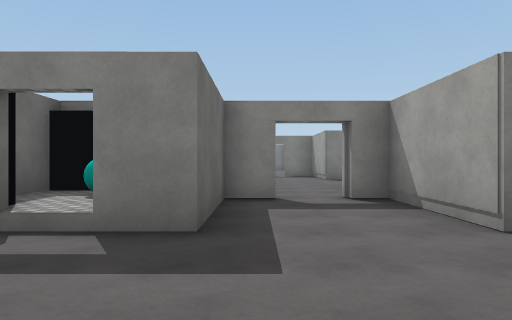
view 1 (above)

24 first-person views from a walk through a Unity game level. The camera is 1.3 m above the floor, looks level and sees 70° across. The floor is counted in squares, 2 m on a side. Each view is taken from the middle of a square. On the plan, view 1 faces up. The plan holds only what a view shows up to about 11 squares ahead; the rest is blank. The place goes on beyond the plan. The player is left out. Surface patterns are stand-ins for the level's own textures.

view 2
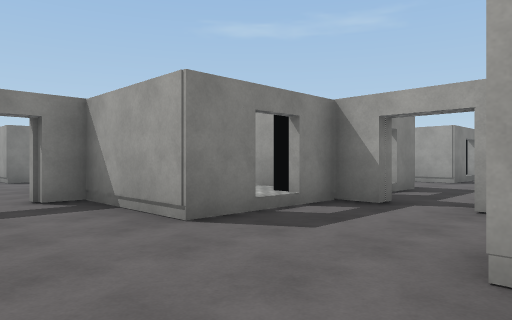

view 3
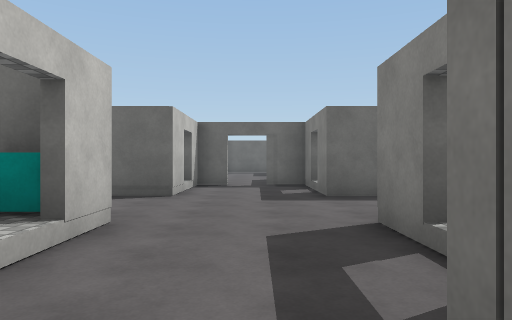

view 4
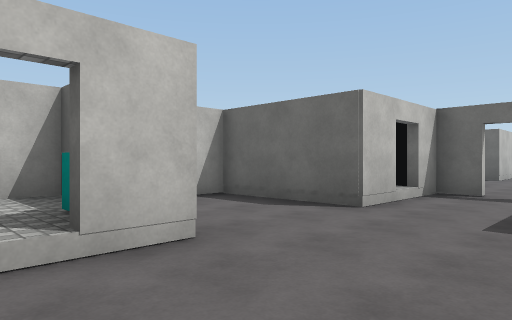

view 5
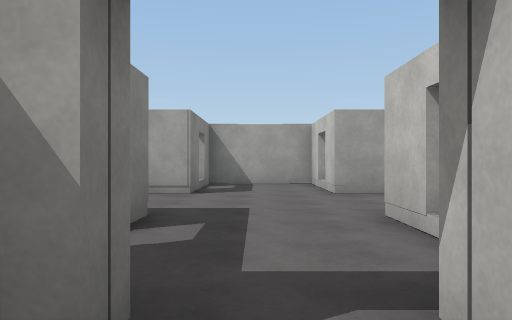

view 6
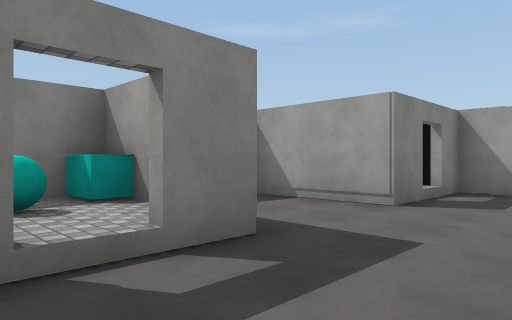

view 7
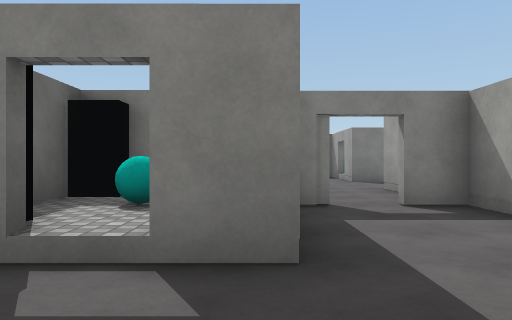

view 8
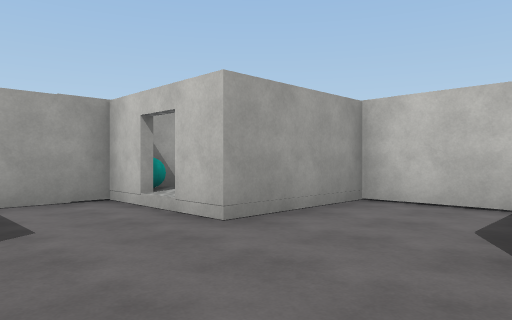

view 9
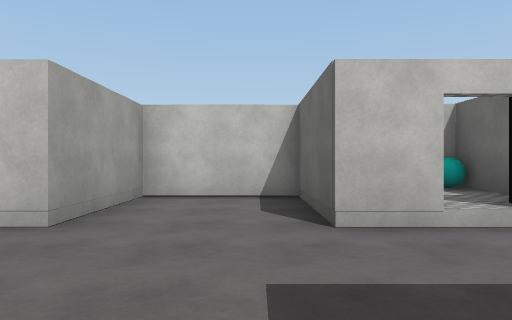

view 10
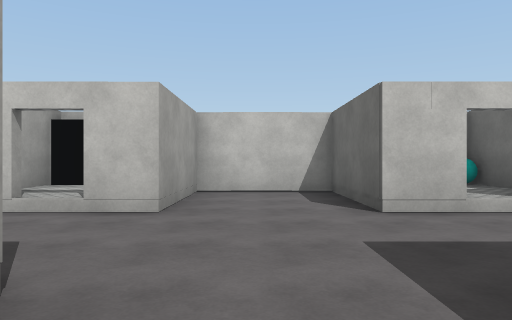

view 11
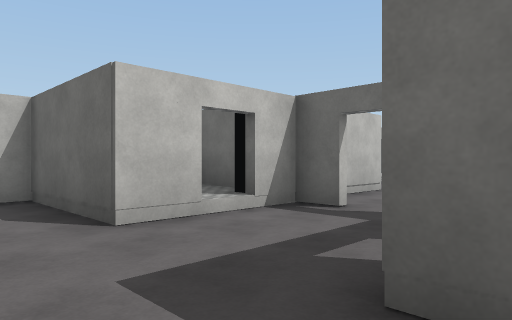

view 12
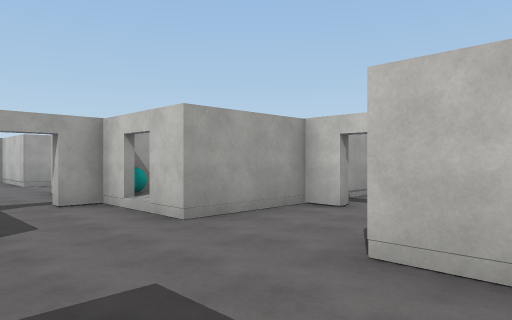

view 13
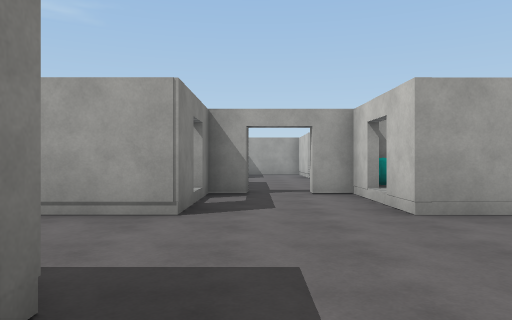

view 14
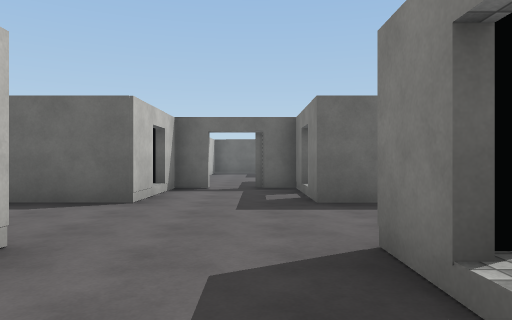

view 15
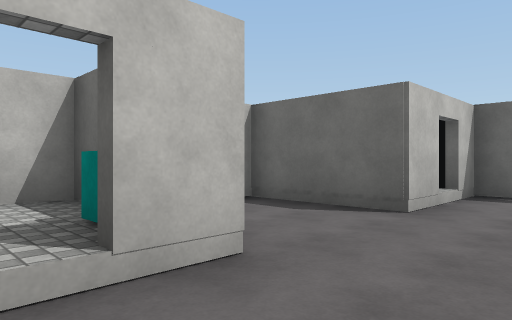

view 16
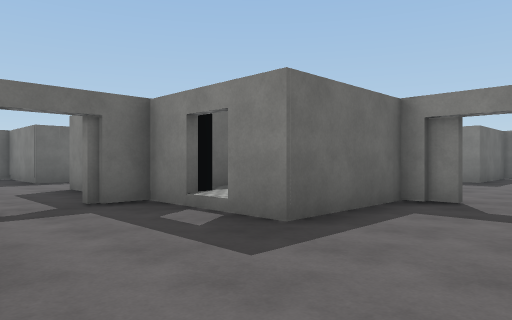

view 17
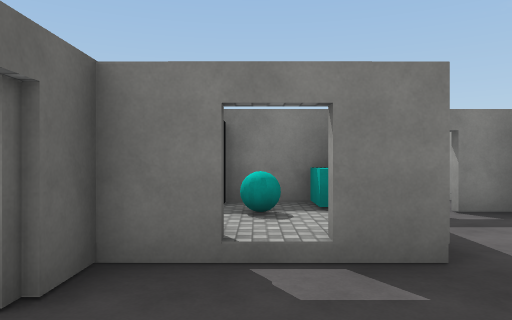

view 18
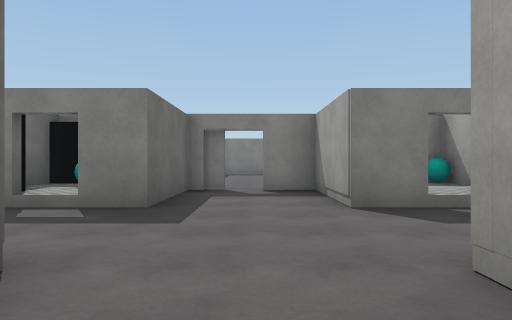

view 19
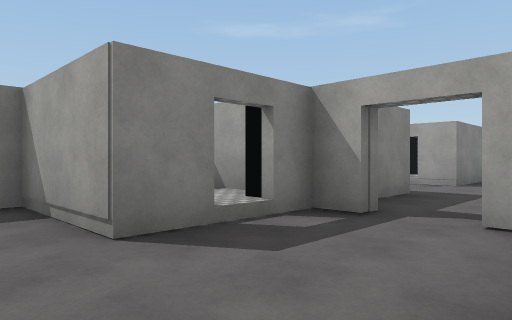

view 20
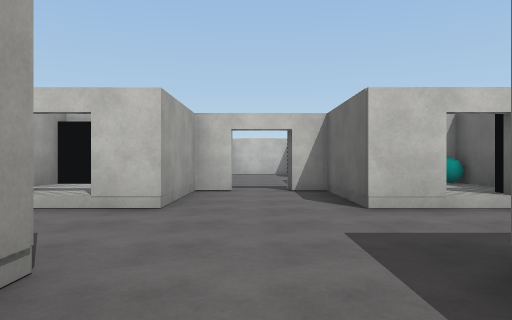

view 21
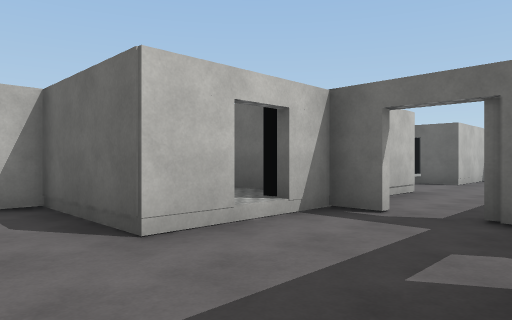

view 22
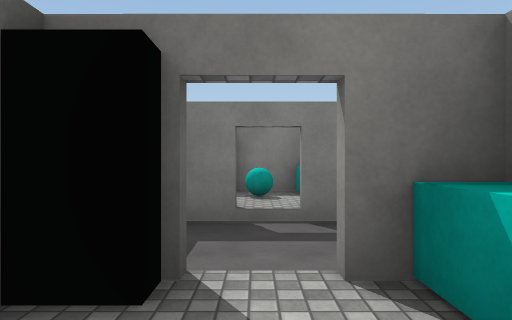

view 23
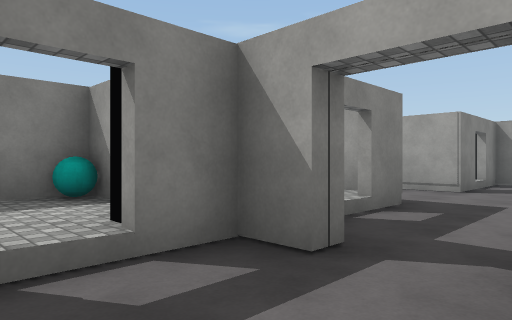

view 24
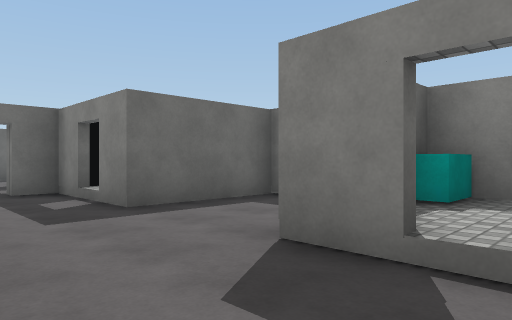

### Floor plan
Key: @ floor where view 1 was taken; # wall or solid block; x gap in a wall; . main floor; : floor 0.25 m higher than the main floor; / step, stairs or slope; B cyan ball; C cyan block.
Columns run from 12 left of view 1 to 14 right of it. Each row starts with its distance up from view 1.
 22            #.
 21             .
 20            ..
 19            ..
 18             ..
 17             ..#
 16             ..
 15           ###.#  #
 14          #BC..# :B
 13          #B##.# :#
 12  # ...#  #/##.##/# ##..
 11  ........x..............
 10    ......x..............
  9 ## ...## #/C...CxB  #..
  8          #:C .#C:#   ..#
  7          B: #.####   ..#
  6          #  #.########x##
  5          #B ..#::##B#..CC
  4          #:#..#::##:#..###
  3         ##....##.#.....####
  2        ...................#
  1       ...#.......#........#
  0       ## #: @..Cx  : ..  B#
 -1          #:#..##:#::#..#  #
 -2          B #..####B #..#
 -3            ####     ####

Where each view was taken, in squares from view 1:
view 1: 0 up, 0 right, facing up
view 2: 0 up, 0 right, facing up-right
view 3: 2 up, 6 right, facing left
view 4: 3 up, 4 right, facing down-left
view 5: 2 up, 4 right, facing right
view 6: 1 up, 6 right, facing up-right
view 7: 1 up, 8 right, facing up
view 8: 3 up, 8 right, facing down-right
view 9: 4 up, 9 right, facing down
view 10: 5 up, 1 right, facing down
view 11: 4 up, 1 right, facing down-left
view 12: 12 up, 2 left, facing down-right
view 13: 11 up, 2 left, facing right
view 14: 11 up, 5 right, facing left
view 15: 11 up, 4 right, facing down-left
view 16: 9 up, 2 right, facing up-left
view 17: 9 up, 2 left, facing up
view 18: 7 up, 1 right, facing up
view 19: 9 up, 1 right, facing up-right
view 20: 14 up, 1 right, facing down
view 21: 12 up, 1 right, facing down-left
view 22: 7 up, 2 left, facing up
view 23: 1 up, 3 right, facing up-right
view 24: 1 up, 13 right, facing up-left
